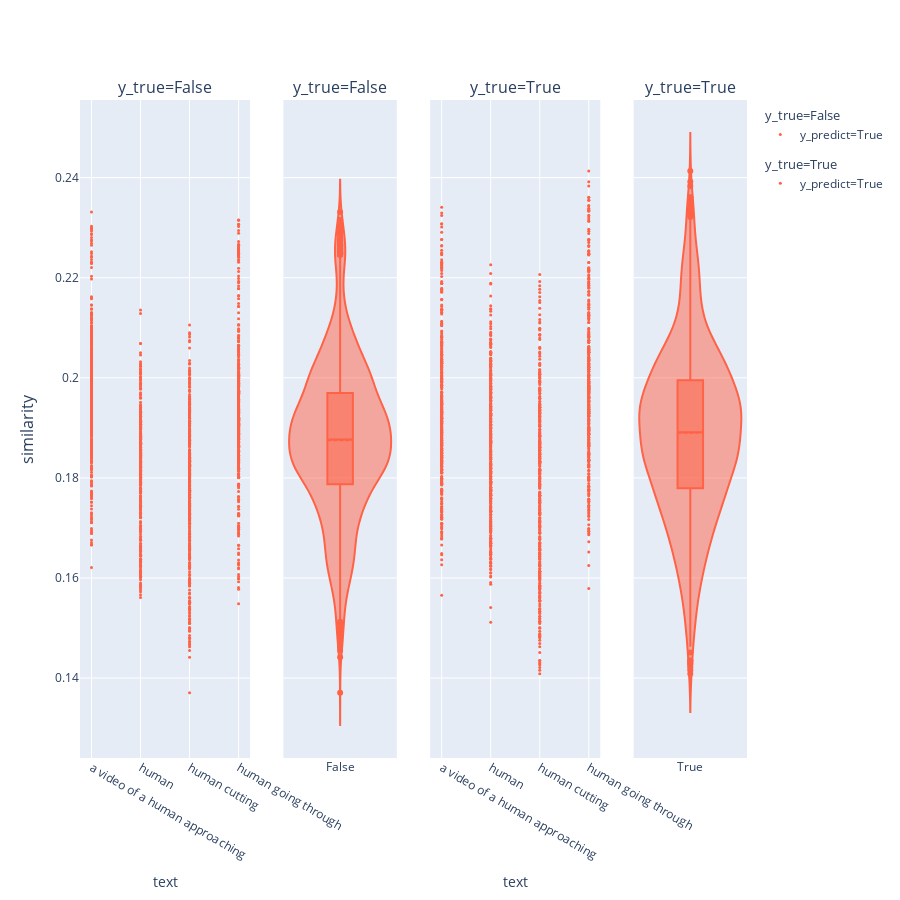
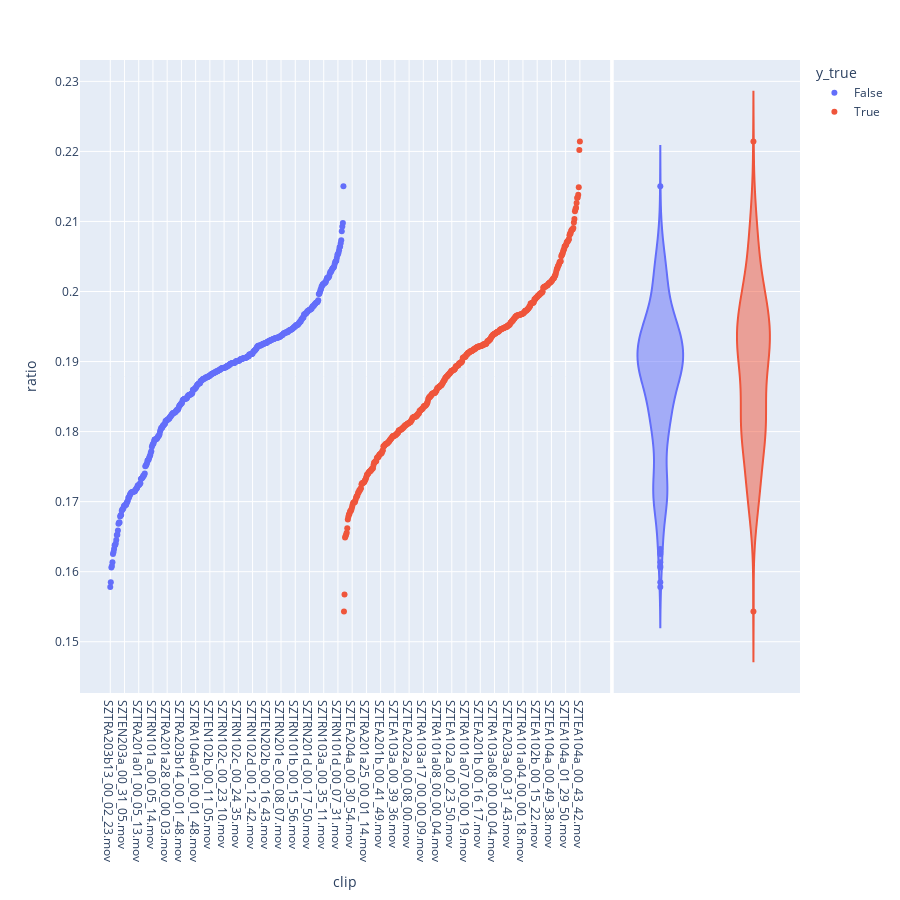
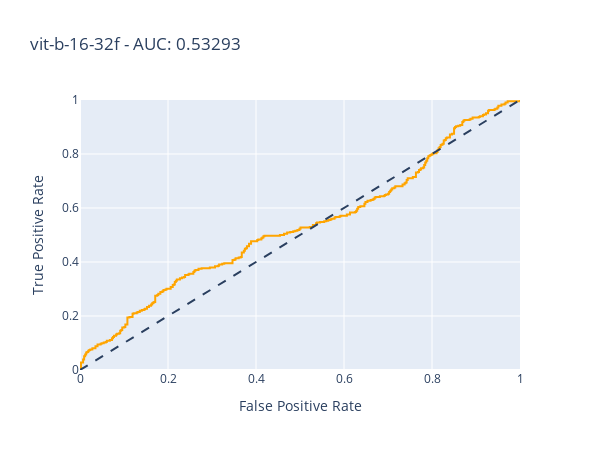

Notebook cell for these charts, in order:
### Code cell
def get_similarities(
    variation: str,
    texts: List[str],
):
    assert len(texts) > 0
    assert variation in VARIATION_NAMES

    images_features = normalize_features(get_images_features(variation))
    texts_features = get_all_text_features(texts, variation, True)

    similarities = images_features @ texts_features.T

    return similarities


def infer(TEXTS: List[str], TEXT_CLASSIFICATIONS: List[bool], VARIATION: str):
    similarities = get_similarities(VARIATION, TEXTS)

    alarms_series = images_features_df(VARIATION)["Alarm"]

    df = (
        pd.DataFrame(
            [
                [clip, alarms_series[clip], text, True, clip_similarity]
                for clip, clip_similarities in zip(alarms_series.index, similarities)
                for text, clip_similarity in zip(TEXTS, clip_similarities)
            ],
            columns=["clip", "y_true", "text", "y_predict", "similarity"],
        )
        .rename(columns={"classification": "y_predict"})
        .sort_values(["clip", "y_true", "y_predict", "text"])
        .reset_index(drop=True)
    )

    unique_y_true = df["y_true"].unique()

    fig = make_subplots(
        rows=1,
        cols=4,
        column_widths=[0.3, 0.2, 0.3, 0.2],
        shared_yaxes=True,
        y_title="similarity",
        subplot_titles=[
            f"y_true={y_true}" for y_true in unique_y_true for _ in range(2)
        ],
    )

    for i, y_true in enumerate(unique_y_true):
        facet_df = df[df["y_true"] == y_true]

        # As we don't have any negative prompts 
        # (hard to find descriptive background prompts without falling in the obvious 
        # which will "decrease" the positive prompts)
        y_predict = True
        class_color = "Tomato"

        # violin_side = "positive" if y_predict else "negative"

        fig.add_scatter(
            x=facet_df["text"],
            y=facet_df["similarity"],
            marker=dict(color=class_color, size=3),
            hovertext=facet_df["clip"],
            mode="markers",
            name=f"y_predict={str(y_predict)}",
            legendgroup=f"y_true={str(y_true)}",
            legendgrouptitle=dict(text=f"y_true={str(y_true)}"),
            row=1,
            col=i * 2 + 1,
        )
        fig.update_layout(**{f"xaxis{i*2+1}": dict(title="text")})
        fig.add_violin(
            x=np.repeat(str(y_true), len(facet_df)),
            y=facet_df["similarity"],
            box=dict(visible=True),
            scalegroup=str(y_true),
            scalemode="count",
            width=1,
            meanline=dict(visible=True),
            # side=violin_side,
            marker=dict(color=class_color),
            showlegend=False,
            row=1,
            col=i * 2 + 2,
        )

    fig.update_layout(height=900, violingap=0, violinmode="overlay")
    fig.show()

    groupby_classification = df.groupby(["clip", "y_predict"])["similarity"]
    weighted_similarity = groupby_classification.sum() / groupby_classification.count()

    ratio = weighted_similarity.groupby(level="clip").aggregate(
        lambda s: s.loc[:, True] / 1
    )

    ratio_df = ratio.to_frame("ratio")
    ratio_df["y_true"] = alarms_series.loc[ratio_df.index]

    fig = px.scatter(
        ratio_df.sort_values(["y_true", "ratio"]),
        y="ratio",
        color="y_true",
        render_mode="line",
        marginal_y="violin",
        height=900,
    )
    fig.show()

    fpr, tpr, thresholds = roc_curve(ratio_df["y_true"], ratio_df["ratio"])
    auc_score = roc_auc_score(ratio_df["y_true"], ratio_df["ratio"])

    roc_df = pd.DataFrame(
        {
            "False Positive Rate": fpr,
            "True Positive Rate": tpr,
        },
        columns=pd.Index(["False Positive Rate", "True Positive Rate"], name="Rate"),
        index=pd.Index(thresholds, name="Thresholds"),
    )
    fig = px.line(
        roc_df,
        x="False Positive Rate",
        y="True Positive Rate",
        title=f"{VARIATION} - AUC: {auc_score:.5f}",
        color_discrete_sequence=["orange"],
        range_x=[0, 1],
        range_y=[0, 1],
        width=600,
        height=450,
    ).add_shape(type="line", line=dict(dash="dash"), x0=0, x1=1, y0=0, y1=1)
    fig.show()


# Reuse the best reference prompts
TEXTS_TRUE = [
    "human",
    "a video of a human approaching",
    "human going through",
    "human cutting",
]
TEXT_CLASSIFICATIONS = [True] * len(TEXTS_TRUE)

infer(TEXTS_TRUE, TEXT_CLASSIFICATIONS, VARIATION_NAMES[1])

### Figure 1 — Plotly figure (JSON) as saved in the notebook; plotly's stock layout.template omitted (floating-point values rounded to 4 significant figures; data arrays with more than 128 entries replaced by an {"elided": "..."} marker saying what was removed)
{"data": [{"hovertext": {"elided": "1708 str values"}, "legendgroup": "y_true=False", "legendgrouptitle": {"text": "y_true=False"}, "marker": {"color": "Tomato", "size": 3}, "mode": "markers", "name": "y_predict=True", "type": "scatter", "x": {"elided": "1708 str values"}, "xaxis": "x", "y": {"elided": "1708 float values"}, "yaxis": "y"}, {"box": {"visible": true}, "marker": {"color": "Tomato"}, "meanline": {"visible": true}, "scalegroup": "False", "scalemode": "count", "showlegend": false, "type": "violin", "width": 1, "x": {"elided": "1708 str values"}, "xaxis": "x2", "y": {"elided": "1708 float values"}, "yaxis": "y2"}, {"hovertext": {"elided": "1728 str values"}, "legendgroup": "y_true=True", "legendgrouptitle": {"text": "y_true=True"}, "marker": {"color": "Tomato", "size": 3}, "mode": "markers", "name": "y_predict=True", "type": "scatter", "x": {"elided": "1728 str values"}, "xaxis": "x3", "y": {"elided": "1728 float values"}, "yaxis": "y3"}, {"box": {"visible": true}, "marker": {"color": "Tomato"}, "meanline": {"visible": true}, "scalegroup": "True", "scalemode": "count", "showlegend": false, "type": "violin", "width": 1, "x": {"elided": "1728 str values"}, "xaxis": "x4", "y": {"elided": "1728 float values"}, "yaxis": "y4"}], "layout": {"annotations": [{"font": {"size": 16}, "showarrow": false, "text": "y_true=False", "x": 0.1275, "xanchor": "center", "xref": "paper", "y": 1, "yanchor": "bottom", "yref": "paper"}, {"font": {"size": 16}, "showarrow": false, "text": "y_true=False", "x": 0.39, "xanchor": "center", "xref": "paper", "y": 1, "yanchor": "bottom", "yref": "paper"}, {"font": {"size": 16}, "showarrow": false, "text": "y_true=True", "x": 0.6525, "xanchor": "center", "xref": "paper", "y": 1, "yanchor": "bottom", "yref": "paper"}, {"font": {"size": 16}, "showarrow": false, "text": "y_true=True", "x": 0.915, "xanchor": "center", "xref": "paper", "y": 1, "yanchor": "bottom", "yref": "paper"}, {"font": {"size": 16}, "showarrow": false, "text": "similarity", "textangle": -90, "x": 0, "xanchor": "right", "xref": "paper", "xshift": -40, "y": 0.5, "yanchor": "middle", "yref": "paper"}], "height": 900, "violingap": 0, "violinmode": "overlay", "xaxis": {"anchor": "y", "domain": [0, 0.255], "title": {"text": "text"}}, "xaxis2": {"anchor": "y2", "domain": [0.305, 0.475]}, "xaxis3": {"anchor": "y3", "domain": [0.525, 0.78], "title": {"text": "text"}}, "xaxis4": {"anchor": "y4", "domain": [0.83, 1]}, "yaxis": {"anchor": "x", "domain": [0, 1]}, "yaxis2": {"anchor": "x2", "domain": [0, 1], "matches": "y", "showticklabels": false}, "yaxis3": {"anchor": "x3", "domain": [0, 1], "matches": "y", "showticklabels": false}, "yaxis4": {"anchor": "x4", "domain": [0, 1], "matches": "y", "showticklabels": false}}}

### Figure 2 — Plotly figure (JSON) as saved in the notebook; plotly's stock layout.template omitted (floating-point values rounded to 4 significant figures; data arrays with more than 128 entries replaced by an {"elided": "..."} marker saying what was removed)
{"data": [{"hovertemplate": "y_true=False<br>clip=%{x}<br>ratio=%{y}<extra></extra>", "legendgroup": "False", "marker": {"color": "#636efa", "symbol": "circle"}, "mode": "markers", "name": "False", "orientation": "v", "showlegend": true, "type": "scatter", "x": {"elided": "427 str values"}, "xaxis": "x", "y": {"elided": "427 float values"}, "yaxis": "y"}, {"alignmentgroup": "True", "hovertemplate": "y_true=False<br>ratio=%{y}<extra></extra>", "legendgroup": "False", "marker": {"color": "#636efa", "symbol": "circle"}, "name": "False", "offsetgroup": "False", "scalegroup": "y", "showlegend": false, "type": "violin", "xaxis": "x2", "y": {"elided": "427 float values"}, "yaxis": "y2"}, {"hovertemplate": "y_true=True<br>clip=%{x}<br>ratio=%{y}<extra></extra>", "legendgroup": "True", "marker": {"color": "#EF553B", "symbol": "circle"}, "mode": "markers", "name": "True", "orientation": "v", "showlegend": true, "type": "scatter", "x": {"elided": "432 str values"}, "xaxis": "x", "y": {"elided": "432 float values"}, "yaxis": "y"}, {"alignmentgroup": "True", "hovertemplate": "y_true=True<br>ratio=%{y}<extra></extra>", "legendgroup": "True", "marker": {"color": "#EF553B", "symbol": "circle"}, "name": "True", "offsetgroup": "True", "scalegroup": "y", "showlegend": false, "type": "violin", "xaxis": "x2", "y": {"elided": "432 float values"}, "yaxis": "y2"}], "layout": {"height": 900, "legend": {"title": {"text": "y_true"}, "tracegroupgap": 0}, "margin": {"t": 60}, "xaxis": {"anchor": "y", "domain": [0, 0.7363], "title": {"text": "clip"}}, "xaxis2": {"anchor": "y2", "domain": [0.7413, 1], "matches": "x2", "showgrid": false, "showline": false, "showticklabels": false, "ticks": ""}, "yaxis": {"anchor": "x", "domain": [0, 1], "title": {"text": "ratio"}}, "yaxis2": {"anchor": "x2", "domain": [0, 1], "matches": "y", "showgrid": true, "showticklabels": false}}}

### Figure 3 — Plotly figure (JSON) as saved in the notebook; plotly's stock layout.template omitted (floating-point values rounded to 4 significant figures; data arrays with more than 128 entries replaced by an {"elided": "..."} marker saying what was removed)
{"data": [{"hovertemplate": "False Positive Rate=%{x}<br>True Positive Rate=%{y}<extra></extra>", "legendgroup": "", "line": {"color": "orange", "dash": "solid"}, "marker": {"symbol": "circle"}, "mode": "lines", "name": "", "orientation": "v", "showlegend": false, "type": "scatter", "x": {"elided": "413 float values"}, "xaxis": "x", "y": {"elided": "413 float values"}, "yaxis": "y"}], "layout": {"height": 450, "legend": {"tracegroupgap": 0}, "shapes": [{"line": {"dash": "dash"}, "type": "line", "x0": 0, "x1": 1, "y0": 0, "y1": 1}], "title": {"text": "vit-b-16-32f - AUC: 0.53293"}, "width": 600, "xaxis": {"anchor": "y", "domain": [0, 1], "range": [0, 1], "title": {"text": "False Positive Rate"}}, "yaxis": {"anchor": "x", "domain": [0, 1], "range": [0, 1], "title": {"text": "True Positive Rate"}}}}
